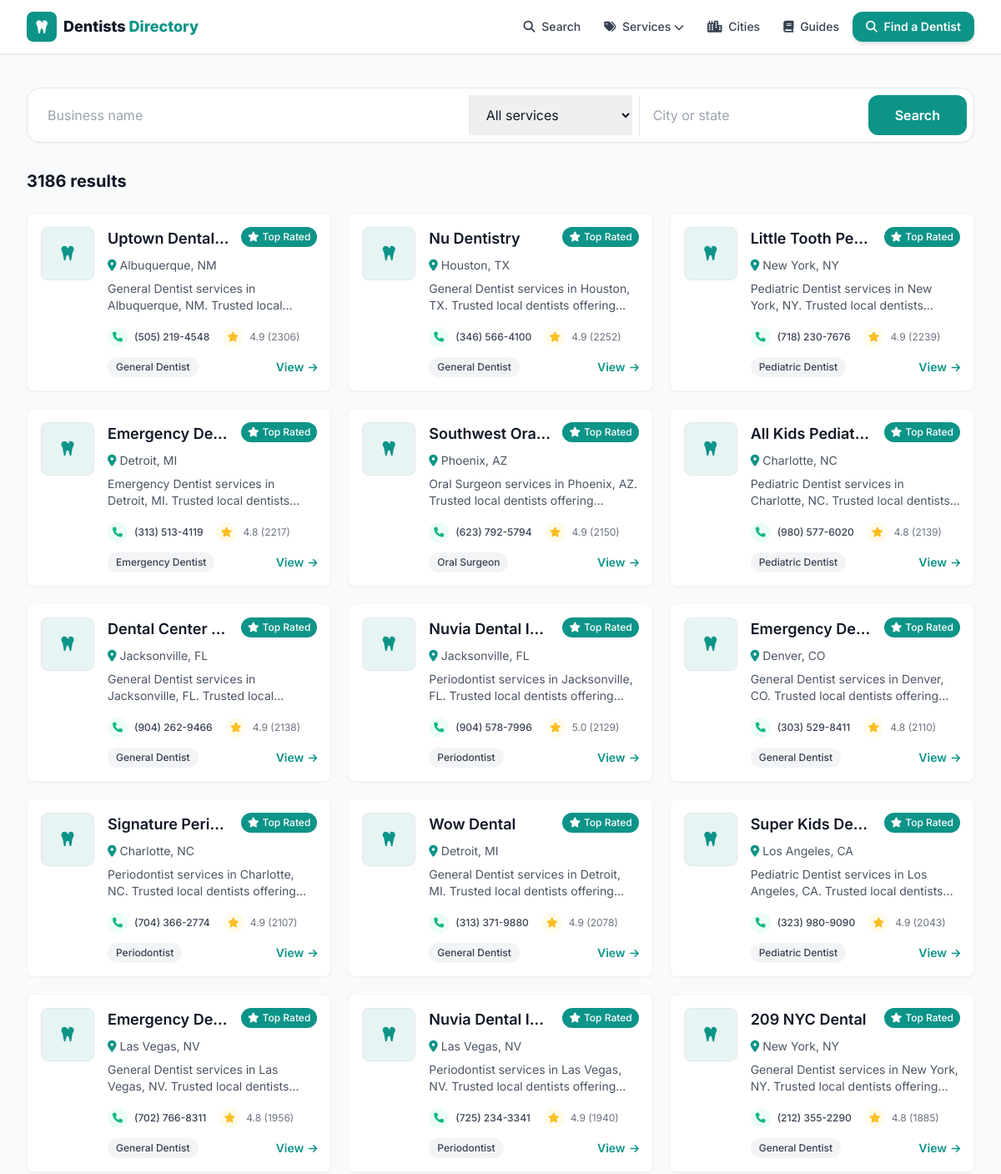
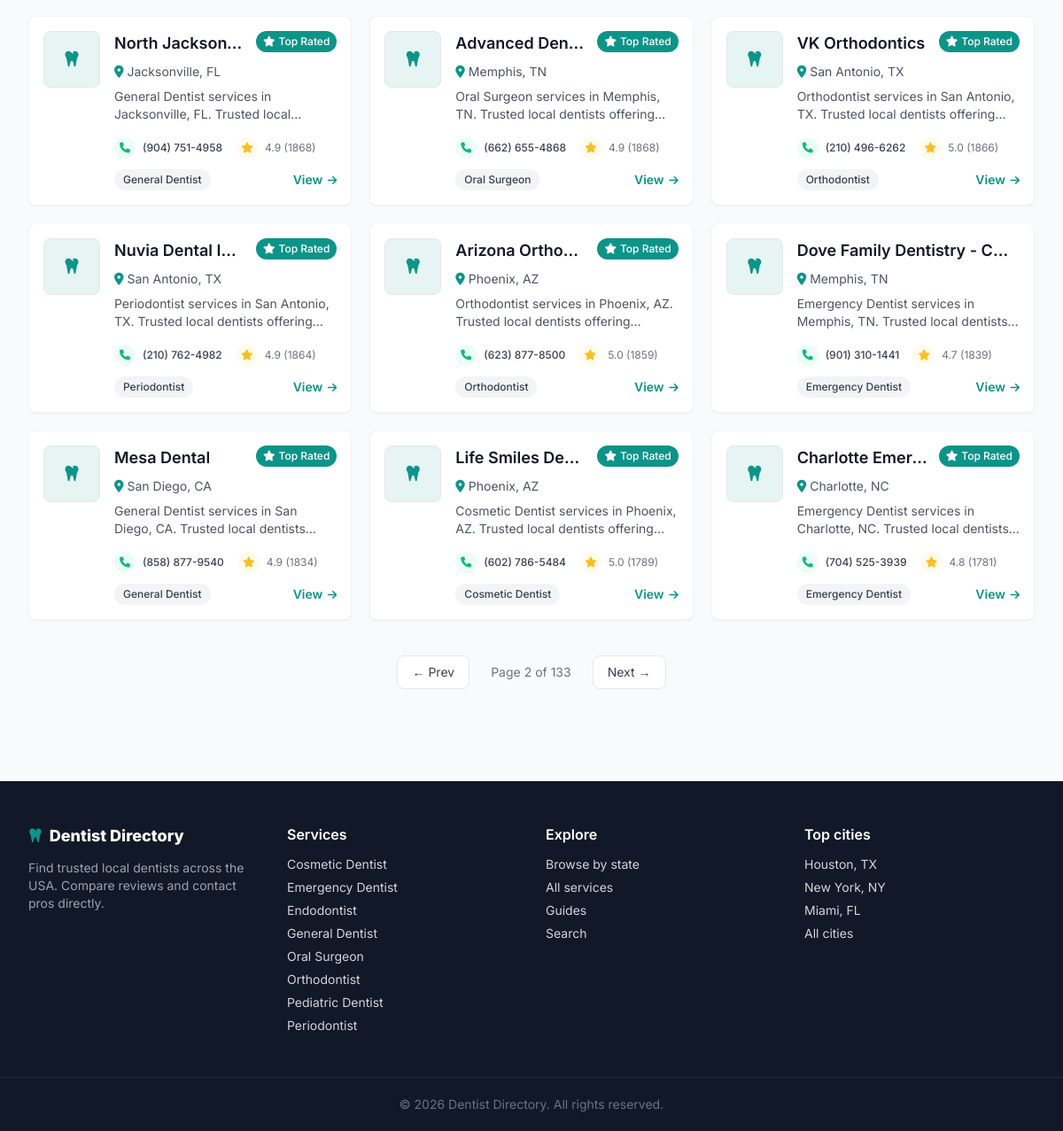
Before: /search?page=2 with the older database file (2 pictures, top to bottom).
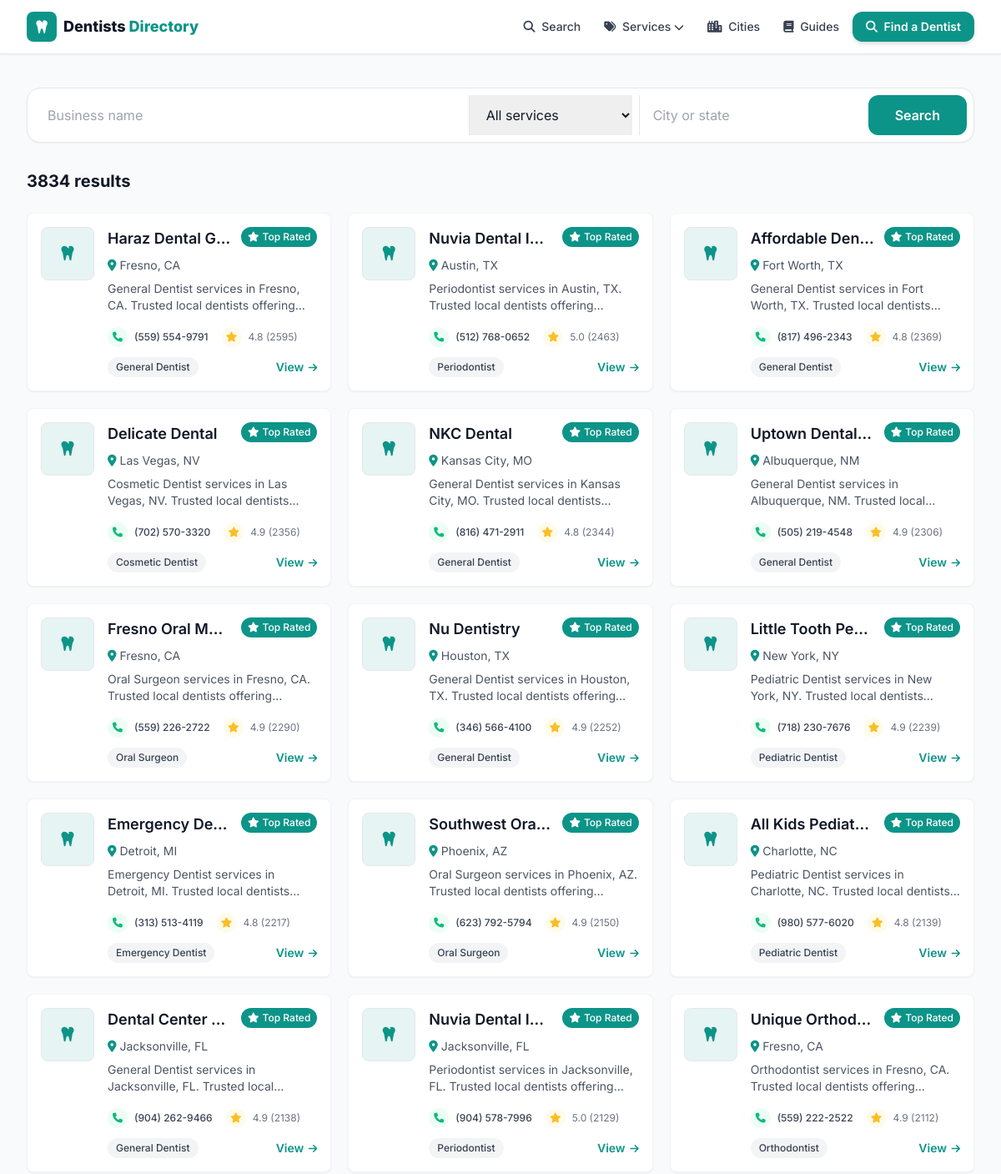
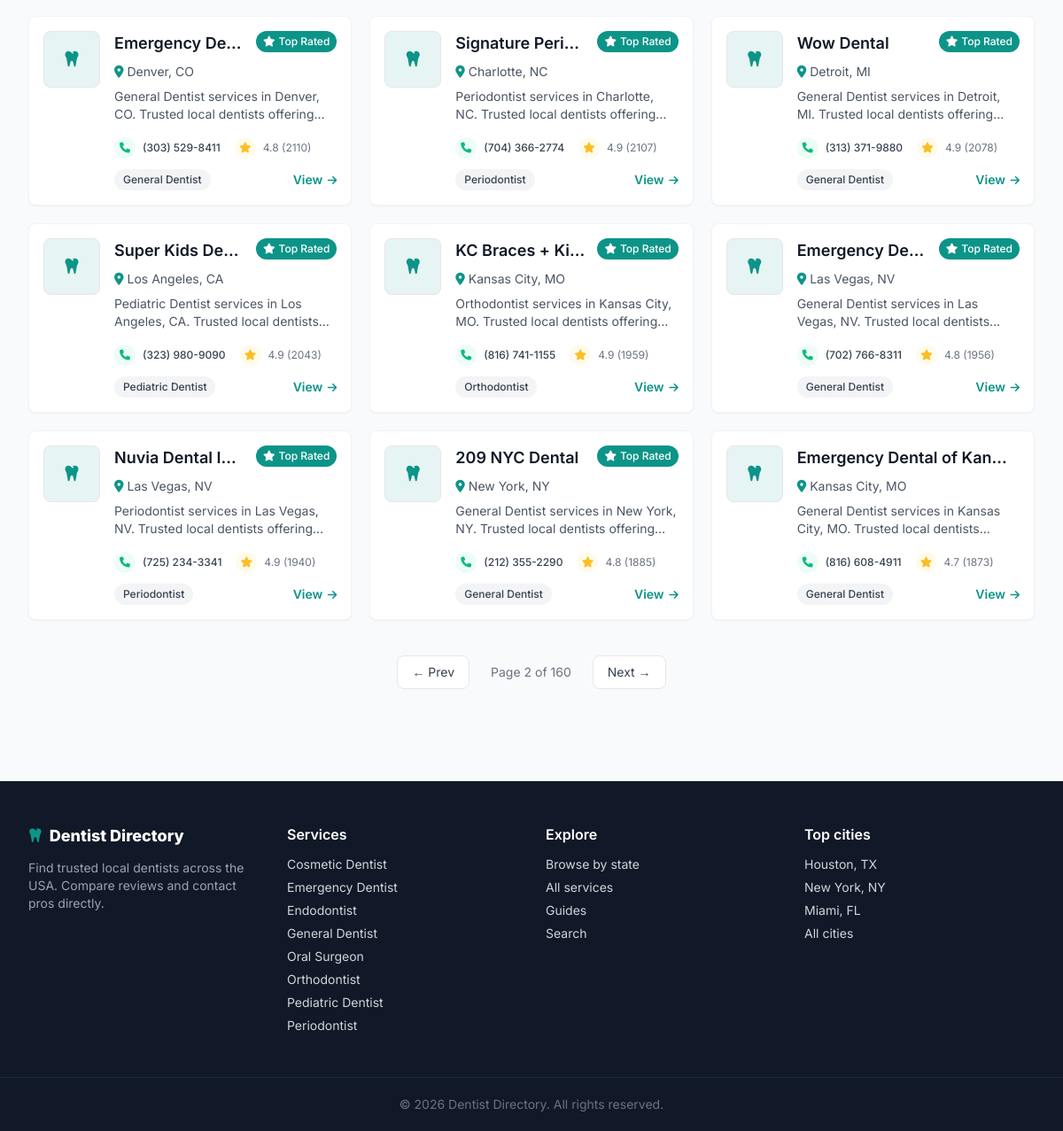
After: the same page with the newer database file (2 pictures, top to bottom).
### tables this page shows
CREATE TABLE listings (
    id          INTEGER PRIMARY KEY AUTOINCREMENT,
    name        TEXT NOT NULL,
    slug        TEXT UNIQUE NOT NULL,
    category    TEXT,
    city        TEXT,
    state       TEXT,
    address     TEXT,
    phone       TEXT,
    website     TEXT,
    lat         REAL,
    lng         REAL,
    rating      REAL,
    reviews     INTEGER,
    hours       TEXT,           -- JSON blob
    maps_url    TEXT,
    cid         TEXT,           -- google place CID, used for dedup
    scraped_at  TEXT DEFAULT (datetime('now'))
);

### web/app.py (the view)
@app.route("/search")
def search():
    from urllib.parse import urlencode
    q = (request.args.get("q") or "").strip()
    cat = (request.args.get("category") or "").strip()
    loc = (request.args.get("city") or "").strip()
    where = "WHERE 1=1"
    args = []
    if q:
        where += " AND (name LIKE ? OR city LIKE ?)"
        args += [f"%{q}%", f"%{q}%"]
    if cat:
        where += " AND category = ?"
        args.append(cat)
    if loc:
        where += " AND (city LIKE ? OR state LIKE ?)"
        args += [f"%{loc}%", f"%{loc}%"]
    d = get_db()
    total = d.execute(f"SELECT COUNT(*) FROM listings {where}", args).fetchone()[0]
    page = _page()
    rows = d.execute(
        f"SELECT * FROM listings {where} ORDER BY reviews DESC LIMIT ? OFFSET ?",
        args + [PER_PAGE, (page - 1) * PER_PAGE]).fetchall()
    qs = urlencode({k: v for k, v in
                    (("q", q), ("category", cat), ("city", loc)) if v})
    base_url = "/search?" + qs if qs else "/search"
    return render_template("search.html", rows=rows, q=q, cat=cat, loc=loc,
                           total=total, pg=_pageinfo(page, total),
                           base_url=base_url)

### scraper/db.py (called while the page is built)
def slugify(value: str) -> str:
    value = unicodedata.normalize("NFKD", value).encode("ascii", "ignore").decode()
    value = re.sub(r"[^\w\s-]", "", value).strip().lower()
    return re.sub(r"[-\s]+", "-", value)

### web/app.py (called while the page is built)
def get_db():
    if "db" not in g:
        uri = f"file:{dbmod.DB_PATH.as_posix()}?mode=ro&immutable=1"
        g.db = sqlite3.connect(uri, uri=True)
        g.db.row_factory = sqlite3.Row
    return g.db

def slugify(s):
    return dbmod.slugify(s or "")

@app.context_processor
def inject_globals():
    cats = [r["category"] for r in get_db().execute(
        "SELECT DISTINCT category FROM listings WHERE category IS NOT NULL "
        "ORDER BY category")]
    return {
        "SITE_NAME": app.config["SITE_NAME"],
        "ALL_CATEGORIES": cats,
        "CATEGORY_ICONS": CATEGORY_ICONS,
        "ADSENSE_CLIENT": app.config["ADSENSE_CLIENT"],
        "GA_ID": app.config["GA_ID"],
        "DOMAIN": app.config["DOMAIN"],
        "GSC_VERIFICATION": app.config["GSC_VERIFICATION"],
        "STATE_NAMES": STATE_NAMES,
        "cat_slug": slugify,
    }

def _page():
    try:
        return max(1, int(request.args.get("page", 1)))
    except ValueError:
        return 1

### web/templates/search.html (shortened to what this page needs)
{% extends "base.html" %}
{% from "_macros.html" import card, pager %}
{% block content %}
<div class="max-w-7xl mx-auto px-4 sm:px-6 lg:px-8 py-10">
  <form action="/search" method="get" class="bg-white rounded-2xl shadow-sm border p-2 flex flex-col sm:flex-row gap-2 mb-8">
    <input name="q" value="{{ q }}" placeholder="Business name" class="flex-1 px-4 py-3 outline-none">
    <select name="category" class="px-4 py-3 outline-none border-t sm:border-t-0 sm:border-l">
      <option value="">All services</option>
    </select>
    <input name="city" value="{{ loc }}" placeholder="City or state" class="px-4 py-3 outline-none border-t sm:border-t-0 sm:border-l">
    <button class="bg-primary hover:bg-primaryDark text-white font-semibold px-8 py-3 rounded-xl">Search</button>
  </form>
  <h1 class="text-xl font-bold mb-6">{{ total }} result{{ '' if total==1 else 's' }}</h1>
  {% if rows %}
  <div class="grid sm:grid-cols-2 lg:grid-cols-3 gap-5">{% for l in rows %}{{ card(l) }}{% endfor %}</div>
  {{ pager(pg, base_url) }}
  {% else %}
  <div class="text-center py-20 text-gray-500"><i class="fas fa-magnifying-glass text-4xl mb-4 text-gray-300"></i><p>No matches. Try a broader search.</p></div>
  {% endif %}
</div>
{% endblock %}

### web/templates/_macros.html (shortened to what this page needs)
{% macro pager(pg, base_url) %}
{% set sep = '&' if '?' in base_url else '?' %}
{% if pg.pages > 1 %}
<nav class="flex items-center justify-center gap-2 mt-10" aria-label="Pagination">
  {% if pg.has_prev %}<a href="{{ base_url }}{{ sep }}page={{ pg.page-1 }}" class="px-4 py-2 rounded-lg border bg-white text-gray-700 hover:border-primary hover:text-primary text-sm">&larr; Prev</a>{% endif %}
  <span class="px-4 py-2 text-sm text-gray-500">Page {{ pg.page }} of {{ pg.pages }}</span>
  {% if pg.has_next %}<a href="{{ base_url }}{{ sep }}page={{ pg.page+1 }}" class="px-4 py-2 rounded-lg border bg-white text-gray-700 hover:border-primary hover:text-primary text-sm">Next &rarr;</a>{% endif %}
</nav>
{% endif %}
{% endmacro %}
{% macro card(l) %}
<div class="bg-white rounded-lg shadow-sm hover:shadow-md transition-all duration-200 overflow-hidden border border-gray-100">
  <div class="p-4">
    <div class="flex items-start space-x-4">
      <div class="flex-shrink-0">
      </div>
      <div class="flex-1 min-w-0">
        <div class="flex items-start mb-2">
          <h3 class="text-lg font-heading font-semibold text-gray-900 flex-1 min-w-0 mr-3">
            <a href="/listing/{{ l.slug }}" class="hover:text-primary block truncate">{{ l.name }}</a>
          </h3>
          {% if l.rating and l.rating >= 4.8 %}
          <span class="bg-primary text-white px-2 py-1 rounded-full text-xs font-medium flex-shrink-0">
            <i class="fas fa-star mr-1"></i><span class="hidden sm:inline">Top Rated</span></span>
          {% endif %}
        </div>
        <p class="text-sm text-gray-600 flex items-center mb-2">
          <i class="fas fa-map-marker-alt mr-1 text-primary"></i>
          <a href="/{{ l.state|lower }}/{{ l.city|slugify }}" class="hover:text-primary hover:underline">{{ l.city }}, {{ l.state }}</a>
        </p>
        <p class="text-gray-600 text-sm mb-4 line-clamp-2">
          {{ l.category or 'Dentists' }} services in {{ l.city }}, {{ l.state }}. Trusted local dentists offering inspections, treatment and prevention. Call for service and fast response.
        </p>
        <div class="flex items-center justify-between text-xs mb-3">
          <div class="flex items-center space-x-4">
            {% if l.phone %}
            <a href="tel:{{ l.phone|trim }}" class="flex items-center group transition-all duration-200 hover:text-emerald-600">
              <div class="w-6 h-6 rounded-full bg-emerald-50 flex items-center justify-center mr-2 group-hover:bg-emerald-100">
                <i class="fas fa-phone text-xs text-emerald-500"></i></div>
              <span class="hidden sm:inline text-gray-700 group-hover:text-emerald-600 font-medium">{{ l.phone|trim }}</span>
            </a>
            {% endif %}
            {% if l.reviews %}
            <div class="flex items-center text-gray-500">
              <div class="w-6 h-6 rounded-full bg-amber-50 flex items-center justify-center mr-2"><i class="fas fa-star text-xs text-amber-400"></i></div>
              <span>{{ "%.1f"|format(l.rating) }} ({{ l.reviews }})</span>
            </div>
            {% endif %}
          </div>
        </div>
        <div class="flex items-center justify-between">
          {% if l.category %}<span class="bg-gray-100 text-gray-700 px-2.5 py-1 rounded-full text-xs font-medium">{{ l.category }}</span>{% else %}<span></span>{% endif %}
          <a href="/listing/{{ l.slug }}" class="text-primary font-semibold text-sm hover:underline">View <i class="fas fa-arrow-right text-xs ml-0.5"></i></a>
        </div>
      </div>
    </div>
  </div>
</div>
{% endmacro %}

Changed rows visible on the page:
no longer on this page (row unchanged): listings: name "North Jackson…", shows "Top Rated", city "Jacksonville", state "FL", category "General Dentist", phone "(904) 751-4958", rating "4.9", reviews "1868"
no longer on this page (row unchanged): listings: name "Advanced Den…", shows "Top Rated", city "Memphis", state "TN", category "Oral Surgeon", phone "(662) 655-4868", rating "4.9", reviews "1868"
no longer on this page (row unchanged): listings: name "VK Orthodontics", shows "Top Rated", city "San Antonio", state "TX", category "Orthodontist", phone "(210) 496-6262", rating "5.0", reviews "1866"
no longer on this page (row unchanged): listings: name "Nuvia Dental I…", shows "Top Rated", city "San Antonio", state "TX", category "Periodontist", phone "(210) 762-4982", rating "4.9", reviews "1864"
no longer on this page (row unchanged): listings: name "Arizona Ortho…", shows "Top Rated", city "Phoenix", state "AZ", category "Orthodontist", phone "(623) 877-8500", rating "5.0", reviews "1859"
no longer on this page (row unchanged): listings: name "Dove Family Dentistry - C…", city "Memphis", state "TN", category "Emergency Dentist", phone "(901) 310-1441", rating "4.7", reviews "1839"
no longer on this page (row unchanged): listings: name "Mesa Dental", shows "Top Rated", city "San Diego", state "CA", category "General Dentist", phone "(858) 877-9540", rating "4.9", reviews "1834"
no longer on this page (row unchanged): listings: name "Life Smiles De…", shows "Top Rated", city "Phoenix", state "AZ", category "Cosmetic Dentist", phone "(602) 786-5484", rating "5.0", reviews "1789"
no longer on this page (row unchanged): listings: name "Charlotte Emer…", shows "Top Rated", city "Charlotte", state "NC", category "Emergency Dentist", phone "(704) 525-3939", rating "4.8", reviews "1781"
added listings: name "Haraz Dental G…", shows "Top Rated", city "Fresno", state "CA", category "General Dentist", phone "(559) 554-9791", rating "4.8", reviews "2595"
now on this page (row unchanged): listings: name "Nuvia Dental I…", shows "Top Rated", city "Austin", state "TX", category "Periodontist", phone "(512) 768-0652", rating "5.0", reviews "2463"
now on this page (row unchanged): listings: name "Affordable De…", shows "Top Rated", city "Fort Worth", state "TX", category "General Dentist", phone "(817) 496-2343", rating "4.8", reviews "2369"
now on this page (row unchanged): listings: name "Delicate Dental", shows "Top Rated", city "Las Vegas", state "NV", category "Cosmetic Dentist", phone "(702) 570-3320", rating "4.9", reviews "2356"
added listings: name "NKC Dental", shows "Top Rated", city "Kansas City", state "MO", category "General Dentist", phone "(816) 471-2911", rating "4.8", reviews "2344"
added listings: name "Fresno Oral M…", shows "Top Rated", city "Fresno", state "CA", category "Oral Surgeon", phone "(559) 226-2722", rating "4.9", reviews "2290"
added listings: name "Unique Orthod…", shows "Top Rated", city "Fresno", state "CA", category "Orthodontist", phone "(559) 222-2522", rating "4.9", reviews "2112"
added listings: name "KC Braces + Ki…", shows "Top Rated", city "Kansas City", state "MO", category "Orthodontist", phone "(816) 741-1155", rating "4.9", reviews "1959"
added listings: name "Emergency Dental of Kan…", city "Kansas City", state "MO", category "General Dentist", phone "(816) 608-4911", rating "4.7", reviews "1873"
Other visible differences:
{{ total }}: "3186" → "3834"
{{ pg.pages }}: "133" → "160"
